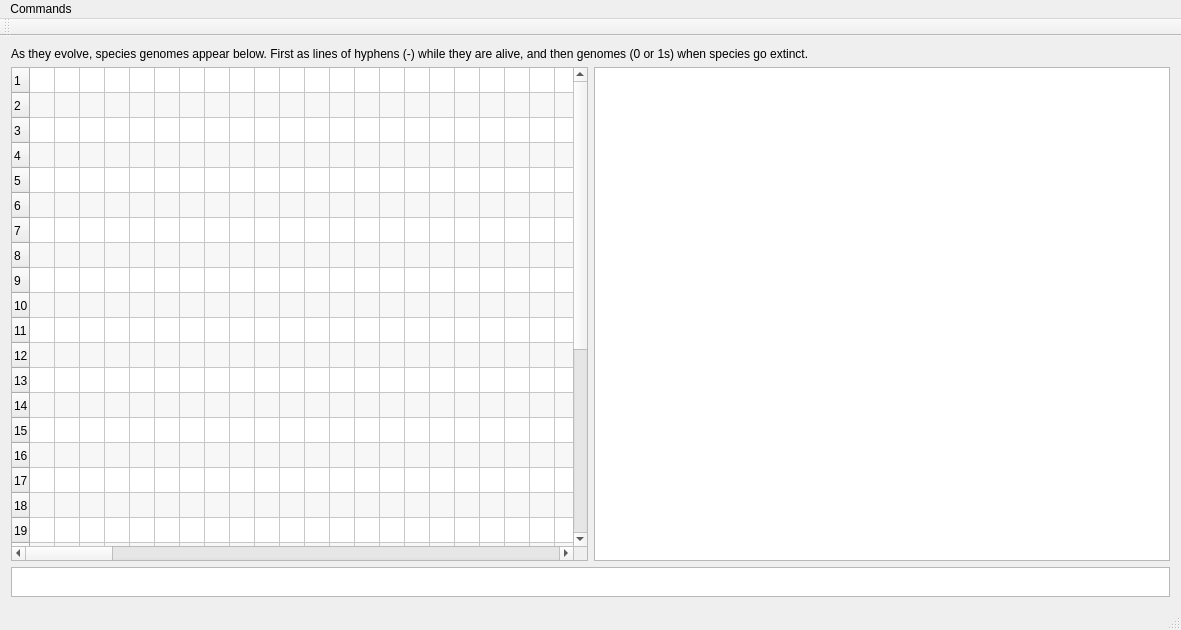
<?xml version="1.0" encoding="UTF-8"?>
<ui version="4.0">
 <class>MainWindow</class>
 <widget class="QMainWindow" name="MainWindow">
  <property name="geometry">
   <rect>
    <x>0</x>
    <y>0</y>
    <width>1181</width>
    <height>630</height>
   </rect>
  </property>
  <property name="windowTitle">
   <string>MainWindow</string>
  </property>
  <widget class="QWidget" name="centralWidget">
   <property name="sizePolicy">
    <sizepolicy hsizetype="Preferred" vsizetype="Preferred">
     <horstretch>0</horstretch>
     <verstretch>0</verstretch>
    </sizepolicy>
   </property>
   <property name="autoFillBackground">
    <bool>false</bool>
   </property>
   <layout class="QVBoxLayout" name="verticalLayout">
    <item>
     <widget class="QLabel" name="label">
      <property name="text">
       <string>As they evolve, species genomes appear below. First as lines of hyphens (-) while they are alive, and then genomes (0 or 1s) when species go extinct.</string>
      </property>
     </widget>
    </item>
    <item>
     <layout class="QHBoxLayout" name="horizontalLayout">
      <item>
       <widget class="QTableWidget" name="character_Display">
        <property name="horizontalScrollBarPolicy">
         <enum>Qt::ScrollBarAsNeeded</enum>
        </property>
        <property name="autoScrollMargin">
         <number>16</number>
        </property>
        <property name="editTriggers">
         <set>QAbstractItemView::NoEditTriggers</set>
        </property>
        <property name="dragDropOverwriteMode">
         <bool>true</bool>
        </property>
        <property name="alternatingRowColors">
         <bool>true</bool>
        </property>
        <property name="selectionMode">
         <enum>QAbstractItemView::NoSelection</enum>
        </property>
        <property name="rowCount">
         <number>32</number>
        </property>
        <property name="columnCount">
         <number>129</number>
        </property>
        <attribute name="horizontalHeaderVisible">
         <bool>false</bool>
        </attribute>
        <attribute name="horizontalHeaderCascadingSectionResizes">
         <bool>true</bool>
        </attribute>
        <attribute name="horizontalHeaderMinimumSectionSize">
         <number>25</number>
        </attribute>
        <attribute name="horizontalHeaderDefaultSectionSize">
         <number>25</number>
        </attribute>
        <attribute name="horizontalHeaderHighlightSections">
         <bool>false</bool>
        </attribute>
        <attribute name="verticalHeaderVisible">
         <bool>true</bool>
        </attribute>
        <attribute name="verticalHeaderCascadingSectionResizes">
         <bool>true</bool>
        </attribute>
        <attribute name="verticalHeaderMinimumSectionSize">
         <number>20</number>
        </attribute>
        <attribute name="verticalHeaderDefaultSectionSize">
         <number>25</number>
        </attribute>
        <attribute name="verticalHeaderHighlightSections">
         <bool>true</bool>
        </attribute>
        <attribute name="verticalHeaderShowSortIndicator" stdset="0">
         <bool>false</bool>
        </attribute>
        <row/>
        <row/>
        <row/>
        <row/>
        <row/>
        <row/>
        <row/>
        <row/>
        <row/>
        <row/>
        <row/>
        <row/>
        <row/>
        <row/>
        <row/>
        <row/>
        <row/>
        <row/>
        <row/>
        <row/>
        <row/>
        <row/>
        <row/>
        <row/>
        <row/>
        <row/>
        <row/>
        <row/>
        <row/>
        <row/>
        <row/>
        <row/>
        <column/>
        <column/>
        <column/>
        <column/>
        <column/>
        <column/>
        <column/>
        <column/>
        <column/>
        <column/>
        <column/>
        <column/>
        <column/>
        <column/>
        <column/>
        <column/>
        <column/>
        <column/>
        <column/>
        <column/>
        <column/>
        <column/>
        <column/>
        <column/>
        <column/>
        <column/>
        <column/>
        <column/>
        <column/>
        <column/>
        <column/>
        <column/>
        <column/>
        <column/>
        <column/>
        <column/>
        <column/>
        <column/>
        <column/>
        <column/>
        <column/>
        <column/>
        <column/>
        <column/>
        <column/>
        <column/>
        <column/>
        <column/>
        <column/>
        <column/>
        <column/>
        <column/>
        <column/>
        <column/>
        <column/>
        <column/>
        <column/>
        <column/>
        <column/>
        <column/>
        <column/>
        <column/>
        <column/>
        <column/>
        <column/>
        <column/>
        <column/>
        <column/>
        <column/>
        <column/>
        <column/>
        <column/>
        <column/>
        <column/>
        <column/>
        <column/>
        <column/>
        <column/>
        <column/>
        <column/>
        <column/>
        <column/>
        <column/>
        <column/>
        <column/>
        <column/>
        <column/>
        <column/>
        <column/>
        <column/>
        <column/>
        <column/>
        <column/>
        <column/>
        <column/>
        <column/>
        <column/>
        <column/>
        <column/>
        <column/>
        <column/>
        <column/>
        <column/>
        <column/>
        <column/>
        <column/>
        <column/>
        <column/>
        <column/>
        <column/>
        <column/>
        <column/>
        <column/>
        <column/>
        <column/>
        <column/>
        <column/>
        <column/>
        <column/>
        <column/>
        <column/>
        <column/>
        <column/>
        <column/>
        <column/>
        <column/>
        <column/>
        <column/>
        <column/>
       </widget>
      </item>
      <item>
       <widget class="QTextEdit" name="testLog">
        <property name="enabled">
         <bool>true</bool>
        </property>
        <property name="textInteractionFlags">
         <set>Qt::TextSelectableByMouse</set>
        </property>
       </widget>
      </item>
     </layout>
    </item>
    <item>
     <widget class="QTextBrowser" name="treeDisplay">
      <property name="sizePolicy">
       <sizepolicy hsizetype="Expanding" vsizetype="Minimum">
        <horstretch>0</horstretch>
        <verstretch>0</verstretch>
       </sizepolicy>
      </property>
      <property name="minimumSize">
       <size>
        <width>0</width>
        <height>30</height>
       </size>
      </property>
      <property name="maximumSize">
       <size>
        <width>16777215</width>
        <height>30</height>
       </size>
      </property>
      <property name="baseSize">
       <size>
        <width>0</width>
        <height>20</height>
       </size>
      </property>
      <property name="verticalScrollBarPolicy">
       <enum>Qt::ScrollBarAlwaysOff</enum>
      </property>
      <property name="horizontalScrollBarPolicy">
       <enum>Qt::ScrollBarAlwaysOff</enum>
      </property>
      <property name="sizeAdjustPolicy">
       <enum>QAbstractScrollArea::AdjustToContents</enum>
      </property>
     </widget>
    </item>
   </layout>
  </widget>
  <widget class="QMenuBar" name="menuBar">
   <property name="geometry">
    <rect>
     <x>0</x>
     <y>0</y>
     <width>1181</width>
     <height>22</height>
    </rect>
   </property>
   <widget class="QMenu" name="menuTools">
    <property name="title">
     <string>Commands</string>
    </property>
    <addaction name="actionSave_settings"/>
    <addaction name="actionSave_settings_as"/>
    <addaction name="actionLoad_settings_from_file"/>
    <addaction name="actionRestore_default_settings"/>
    <addaction name="separator"/>
    <addaction name="actionFitness_histogram"/>
    <addaction name="actionRun_tests"/>
    <addaction name="actionSet_uninformative_factor"/>
    <addaction name="separator"/>
    <addaction name="actionRecalculate_uninformative_factor_for_current_settings"/>
    <addaction name="actionRandom_seed"/>
   </widget>
   <addaction name="menuTools"/>
  </widget>
  <widget class="QToolBar" name="mainToolBar">
   <property name="toolButtonStyle">
    <enum>Qt::ToolButtonTextUnderIcon</enum>
   </property>
   <attribute name="toolBarArea">
    <enum>TopToolBarArea</enum>
   </attribute>
   <attribute name="toolBarBreak">
    <bool>false</bool>
   </attribute>
  </widget>
  <widget class="QStatusBar" name="statusBar"/>
  <action name="actionFitness_histogram">
   <property name="text">
    <string>Fitness histogram</string>
   </property>
   <property name="toolTip">
    <string>Calculate then output fitness histogram for current settings</string>
   </property>
   <property name="shortcut">
    <string>Ctrl+Shift+H</string>
   </property>
  </action>
  <action name="actionSave_settings">
   <property name="text">
    <string>Save current settings</string>
   </property>
   <property name="toolTip">
    <string>Save current TREvoSim settings</string>
   </property>
   <property name="shortcut">
    <string>Ctrl+S</string>
   </property>
  </action>
  <action name="actionSave_settings_as">
   <property name="text">
    <string>Save settings as...</string>
   </property>
   <property name="toolTip">
    <string>Save current settings to a named file</string>
   </property>
   <property name="shortcut">
    <string>Ctrl+Shift+S</string>
   </property>
  </action>
  <action name="actionLoad_settings_from_file">
   <property name="text">
    <string>Load settings from file...</string>
   </property>
   <property name="shortcut">
    <string>Ctrl+O</string>
   </property>
  </action>
  <action name="actionRestore_default_settings">
   <property name="text">
    <string>Restore default settings</string>
   </property>
   <property name="shortcut">
    <string>Ctrl+Shift+D</string>
   </property>
  </action>
  <action name="actionRandom_seed">
   <property name="checkable">
    <bool>true</bool>
   </property>
   <property name="text">
    <string>Random seed</string>
   </property>
   <property name="toolTip">
    <string>Seed with a random individual, rather than one near peak fitness.</string>
   </property>
   <property name="shortcut">
    <string>Ctrl+Shift+R</string>
   </property>
  </action>
  <action name="actionRun_tests">
   <property name="text">
    <string>Run tests</string>
   </property>
   <property name="shortcut">
    <string>Ctrl+Shift+T</string>
   </property>
  </action>
  <action name="actionSet_uninformative_factor">
   <property name="text">
    <string>Set uninformative factor</string>
   </property>
   <property name="shortcut">
    <string>Ctrl+Shift+F</string>
   </property>
  </action>
  <action name="actionRecalculate_uninformative_factor_for_current_settings">
   <property name="text">
    <string>Recalculate uninformative factor for current settings</string>
   </property>
  </action>
 </widget>
 <layoutdefault spacing="6" margin="11"/>
 <resources/>
 <connections/>
</ui>
